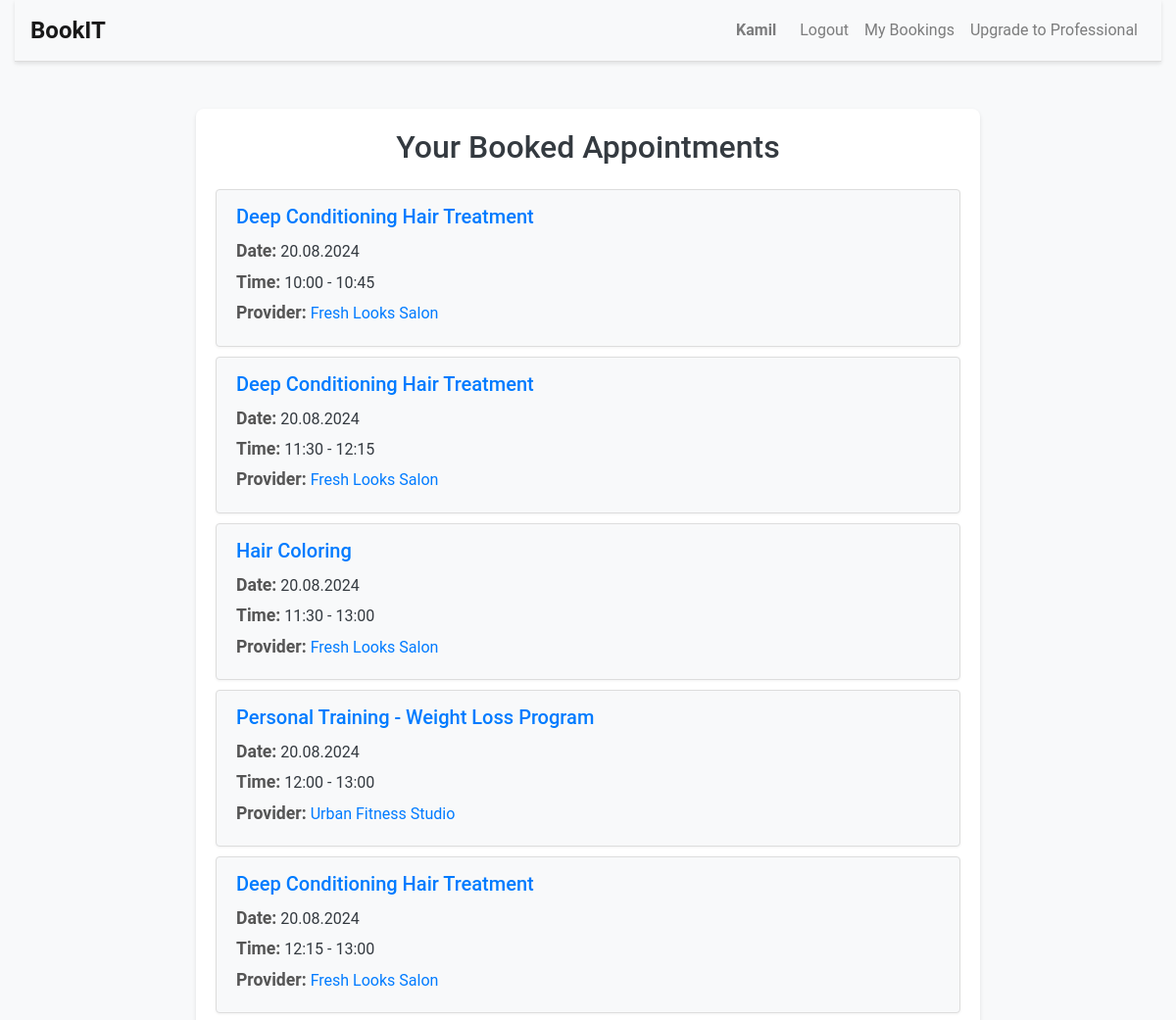
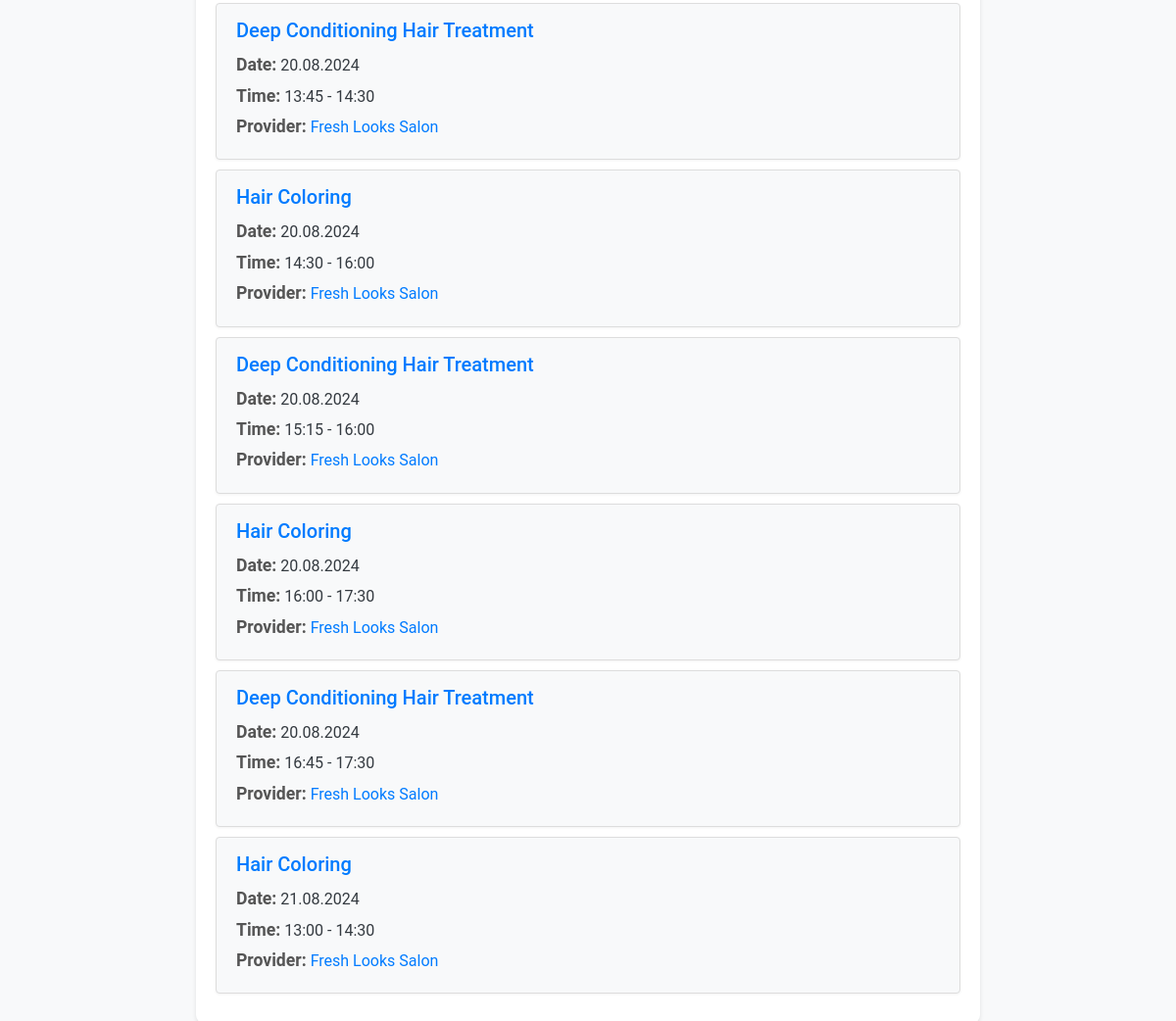
The page /booked (signed in) on the database its author committed (2 pictures, top to bottom).
### bookit/models.py (models this page shows, shortened)
class User(AbstractUser):
    id = models.AutoField(primary_key=True)
    username = models.CharField(max_length=100, unique=True)
    email = models.EmailField(max_length=254)
    password = models.CharField(max_length=128)
    if_professional = models.BooleanField(default=False)

class Time_Slot(models.Model):
    service = models.ForeignKey(Service, on_delete=models.CASCADE)
    date = models.DateField()
    start_time = models.TimeField()
    end_time = models.TimeField()
    is_booked = models.BooleanField(default=False)
    booked_by = models.ForeignKey(User, on_delete=models.CASCADE, null=True, blank=True)

class Service(models.Model):
    CATEGORY_CHOICES = [
        ('HAIRDRESSING', 'Hairdressing'),
        ('BARBER', 'Barber'),
        ('COSMETOLOGY', 'Cosmetology'),
        ('MANICURE_PEDICURE', 'Manicure and Pedicure'),
        ('MASSAGES', 'Massages'),
        ('HAIR_REMOVAL', 'Hair Removal'),
        ('MAKEUP', 'Makeup'),
        ('AESTHETIC_MEDICINE', 'Aesthetic Medicine'),
        ('PERSONAL_TRAINING', 'Personal Training'),
        ('PHYSIOTHERAPY', 'Physiotherapy'),
        ('TATTOOS_PIERCING', 'Tattoos and Piercing'),
        ('SPRAY_TANNING', 'Spray Tanning'),
        ('EYELASH_STYLING', 'Eyelash Styling'),
        ('EYEBROW_STYLING', 'Eyebrow Styling'),
        ('DIETETICS', 'Dietetics'),
        ('SPA_RELAXATION', 'Spa and Relaxation'),
        ('FACIAL_TREATMENTS', 'Facial Treatments'),
        ('OTHER', 'Other'),
    ]
    id = models.AutoField(primary_key=True)
    name = models.CharField(max_length=255)
    description = models.TextField()
    price = models.DecimalField(max_digits=6, decimal_places=2)
    created_by = models.ForeignKey(Professional_User, on_delete=models.CASCADE, related_name="service_created_by")
    category = models.CharField(max_length=50, choices=CATEGORY_CHOICES, default='OTHER')
    duration = models.IntegerField(help_text="Duration in minutes")

class Professional_User(models.Model):
    id = models.AutoField(primary_key=True)
    user = models.ForeignKey(User, on_delete=models.CASCADE, related_name="Professional_User")
    company_name = models.CharField(max_length=100, unique=True)
    phone_number = models.CharField(max_length=15)
    address = models.CharField(max_length=255)
    city = models.CharField(max_length=255)
    zip_code = models.CharField(max_length=10)
    company_logo = models.CharField(max_length=10000, blank=True, null=True)

### bookit/views.py (the view)
# urls.py: path("booked", views.booked, name="booked"),
@login_required
def booked(request):
    booked_slots = Time_Slot.objects.filter(booked_by=request.user).order_by('date', 'start_time')
    return render(request, 'bookit/booked.html', {
        'booked_slots': booked_slots,
    })

### bookit/templates/bookit/booked.html
{% extends "bookit/layout.html" %}
{% block body %}
    <div class="booked-appointments-container mt-5">
        <h1 style="color: #343a40;">Your Booked Appointments</h1>
        {% if booked_slots %}
            <ul class="list-group mt-4">
                {% for slot in booked_slots %}
                    <li class="list-group-item">
                        <h5><a href="{% url 'service' slot.service.id %}">{{ slot.service.name }}</a></h5>
                        <p><strong>Date:</strong> {{ slot.date|date:"d.m.Y" }}</p>
                        <p><strong>Time:</strong> {{ slot.start_time|date:"H:i" }} - {{ slot.end_time|date:"H:i" }}</p>
                        <p><strong>Provider:</strong> <a href="{% url 'professional' slot.service.created_by.user.username %}">{{ slot.service.created_by.company_name }}</a></p>
                    </li>
                {% endfor %}
            </ul>
        {% else %}
            <p>You Have No Booked Appointments.</p>
        {% endif %}
    </div>
{% endblock %}

### bookit/templates/bookit/layout.html (shortened to what this page needs)
{% load static %}
<!DOCTYPE html>
<html lang="en">
    <head>
        <link rel="stylesheet" href="https://stackpath.bootstrapcdn.com/bootstrap/4.4.1/css/bootstrap.min.css">
        <link href="{% static 'bookit/styles.css' %}" rel="stylesheet">
    </head>
    <body>
        <div class="container-fluid">
            <nav class="navbar navbar-expand-md navbar-light bg-light mb-4">
                <a class="navbar-brand" href="{% url 'index' %}">BookIT</a>
                <div class="collapse navbar-collapse" id="navbarNav">
                    <ul class="navbar-nav ml-auto">
                        {% if user.is_authenticated %}
                            <li class="nav-item">
                                <span class="navbar-text">{{user.username}}</span>
                            </li>
                            <li class="nav-item">
                                <a class="nav-link" href="{% url 'logout' %}">Logout</a>
                            </li>
                            <li class="nav-item">
                                <a class="nav-link" href="{% url 'booked' %}">My Bookings</a>
                            </li>
                        {% endif %}
                        {% if user.is_authenticated %}
                            {% if user.if_professional %}
                                <li class="nav-item">
                                    <a class="nav-link" href="{% url 'professional' user.username %}">Professional Dashboard</a>
                                </li>
                                <li class="nav-item">
                                    <a class="nav-link" href="{% url 'add_service' %}">Add Service</a>
                                </li>
                            {% else %}
                                <li class="nav-item">
                                    <a class="nav-link" href="{% url 'upgrade' %}">Upgrade to Professional</a>
                                </li>
                            {% endif %}
                        {% endif %}
                    </ul>
                </div>
            </nav>
            {% block body %}
            {% endblock %}
        </div>
    </body>
</html>

### bookit/static/bookit/styles.css (style rules this page uses)
body { font-family: 'Roboto', sans-serif; background-color: #f8f9fa; color: #333; margin: 0; padding: 0; min-height: 100vh; }
.navbar { border-bottom: 1px solid #ddd; box-shadow: 0 2px 4px rgba(0, 0, 0, 0.1); }
.navbar-brand { font-weight: bold; font-size: 1.5rem; color: #007bff; }
.nav-link { font-size: 1rem; color: #007bff; }
.navbar-text { font-weight: bold; color: #007bff; margin-right: 1rem; }
h1, h2, h3, h4, h5, h6 { color: #343a40; margin-bottom: 1rem; }
.list-group-item { padding: 1rem 1.5rem; border: none; border-bottom: 1px solid #ddd; }
.list-group-item:last-child { border-bottom: none; }
.booked-appointments-container { max-width: 800px; margin: 0 auto; padding: 20px; background-color: #fff; border-radius: 8px; box-shadow: 0 2px 4px rgba(0, 0, 0, 0.1); }
.booked-appointments-container h1 { font-size: 2rem; color: #007bff; text-align: center; margin-bottom: 1.5rem; }
.booked-appointments-container .list-group-item { padding: 15px 20px; border-radius: 4px; margin-bottom: 10px; background-color: #f8f9fa; border: 1px solid #ddd; box-shadow: 0 1px 3px rgba(0, 0, 0, 0.05); }
.booked-appointments-container .list-group-item h5 { font-size: 1.25rem; margin-bottom: 10px; color: #007bff; }
.booked-appointments-container .list-group-item p { margin-bottom: 5px; font-size: 1rem; color: #343a40; }
.booked-appointments-container .list-group-item p strong { font-size: 1.1rem; color: #555; text-align: center; }
a { color: #007bff; text-decoration: none; }

### rows shown on the page
User: username "Kamil"
Time_Slot: service.name "Deep Conditioning Hair Treatment", date "20.08.2024", start_time "10:00", end_time "10:45", service.created_by.company_name "Fresh Looks Salon"
Time_Slot: service.name "Deep Conditioning Hair Treatment", date "20.08.2024", start_time "11:30", end_time "12:15", service.created_by.company_name "Fresh Looks Salon"
Time_Slot: service.name "Hair Coloring", date "20.08.2024", start_time "11:30", end_time "13:00", service.created_by.company_name "Fresh Looks Salon"
Time_Slot: service.name "Personal Training - Weight Loss Program", date "20.08.2024", start_time "12:00", end_time "13:00", service.created_by.company_name "Urban Fitness Studio"
Time_Slot: service.name "Deep Conditioning Hair Treatment", date "20.08.2024", start_time "12:15", end_time "13:00", service.created_by.company_name "Fresh Looks Salon"
Time_Slot: service.name "Deep Conditioning Hair Treatment", date "20.08.2024", start_time "13:45", end_time "14:30", service.created_by.company_name "Fresh Looks Salon"
Time_Slot: service.name "Hair Coloring", date "20.08.2024", start_time "14:30", end_time "16:00", service.created_by.company_name "Fresh Looks Salon"
Time_Slot: service.name "Deep Conditioning Hair Treatment", date "20.08.2024", start_time "15:15", end_time "16:00", service.created_by.company_name "Fresh Looks Salon"
Time_Slot: service.name "Hair Coloring", date "20.08.2024", start_time "16:00", end_time "17:30", service.created_by.company_name "Fresh Looks Salon"
Time_Slot: service.name "Deep Conditioning Hair Treatment", date "20.08.2024", start_time "16:45", end_time "17:30", service.created_by.company_name "Fresh Looks Salon"
Time_Slot: service.name "Hair Coloring", date "21.08.2024", start_time "13:00", end_time "14:30", service.created_by.company_name "Fresh Looks Salon"
